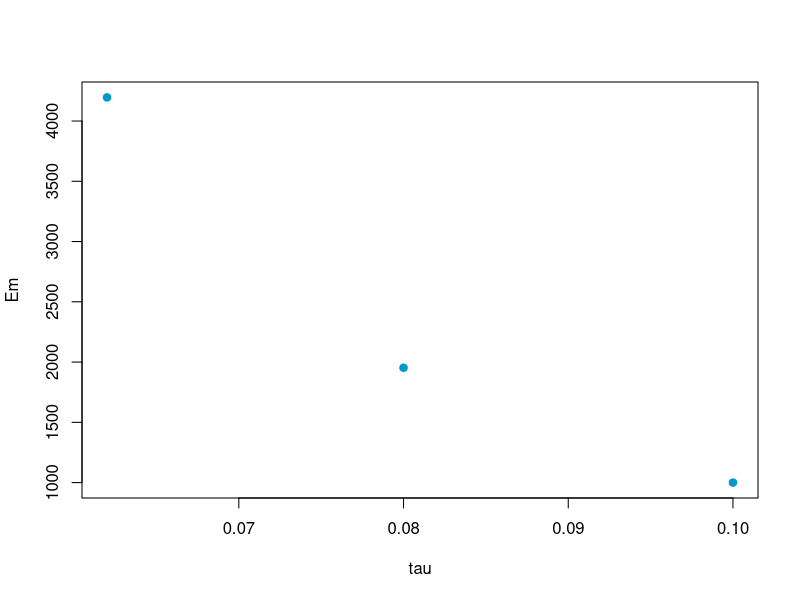

This figure's R source:
## ---- chunk 1
#| label: fig-voorbeeld
#| fig-cap: "Beschrijving van de figuur."
tau <- c(0.100, 0.080, 0.062)
plot(tau, 1 / tau^3, pch = 19, col = "#0099c8", xlab = "tau", ylab = "Em")
